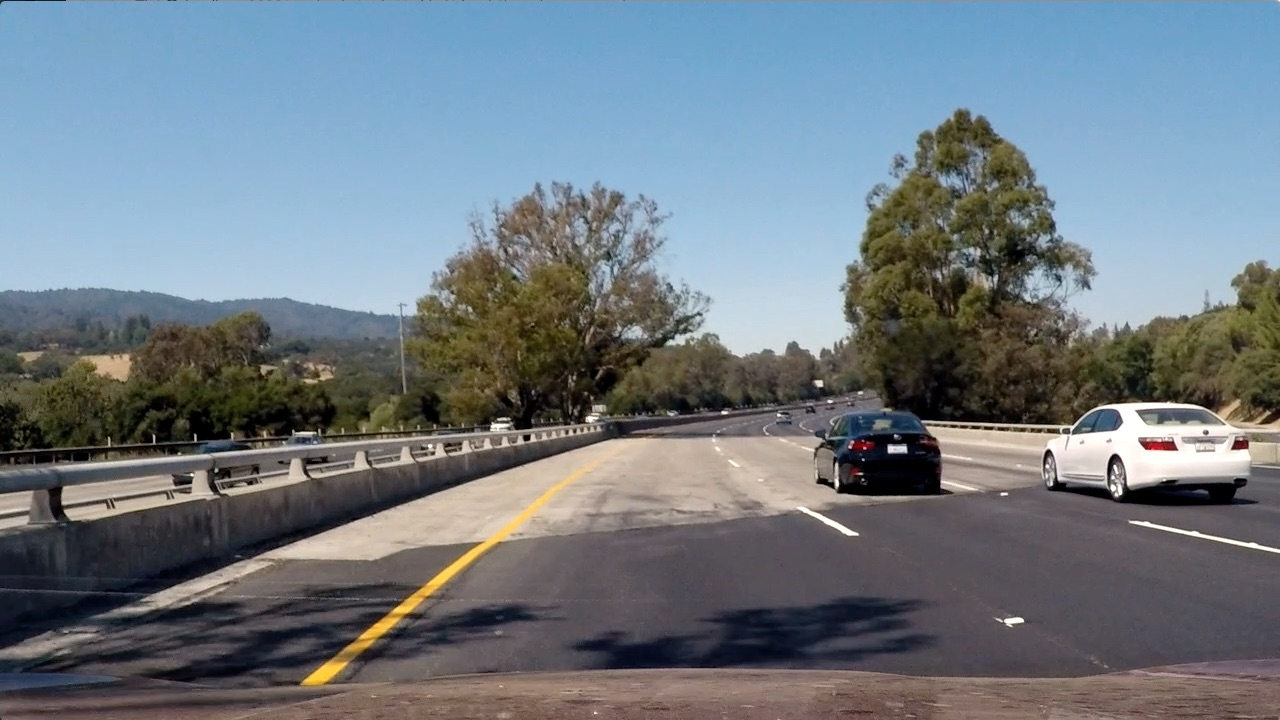
#> input picture self-driving-nano/projects/5-vehicle-detection/test_images/test4.jpg, 1280 x 720 px
$ jupyter execute --allow-errors p5-vehicle-detection-v2.ipynb   (shell and % lines are left out)   (older library calls are emulated)
#> lines starting #> are read from the running program, lines starting #| are printed output that depends on the picture; after the words box and inside, x2 and y2 are one past the last pixel; in counts of white or black regions, pixels touching at a corner belong together
### Udacity Self-Driving Car Engineer Nanodegree
# Project 5 &mdash; Vehicle Detection
---

## Overview

#### The goals and steps of this project are:

1. Perform a Histogram of Oriented Gradients (HOG) feature extraction on a labeled training set of images and train a classifier Linear SVM classifier
1. Optionally, you can also apply a color transform and append binned color features, as well as histograms of color, to your HOG feature vector.
  * Note: for those first two steps don't forget to normalize your features and randomize a selection for training and testing.
1. Implement a sliding-window technique and use your trained classifier to search for vehicles in images.
1. Run your pipeline on a video stream (start with the test_video.mp4 and later implement on full project_video.mp4) and create a heat map of recurring detections frame by frame to reject outliers and follow detected vehicles.
1. Estimate a bounding box for vehicles detected.

---

---

# Step 0 | Project Setup

## Imports

[cell 1]
from collections import deque
import cv2
import glob
from IPython.display import HTML
from ipywidgets import interact, interactive, fixed, interact_manual
import ipywidgets as widgets
from keras.models import Sequential
from keras.layers import Dense, Dropout, Convolution2D, Flatten, Input, Conv2D, MaxPooling2D, Lambda
from keras import optimizers
from keras.layers.normalization import BatchNormalization
from keras.models import Model
import matplotlib.image as mpimg
import matplotlib.pyplot as plt
from moviepy.editor import VideoFileClip
import numpy as np
import os
import pickle
from scipy.ndimage.measurements import label
import skimage
from skimage import data, color, exposure
from skimage.feature import hog
from skimage.transform import resize
import sklearn
from sklearn.model_selection import train_test_split
from sklearn.preprocessing import StandardScaler
from sklearn.svm import LinearSVC
import time

# Show plots in notebook

## Data Import & Pre-processing
Here we import the dataset which contains vehicle and non-vehicle images with a resolution of 64x64. We also examine it to make sure it matches our expections. Then split the data and add the appropriate labels.

[cell 2]
vehicles = glob.glob("data/vehicles/*/*.png")
non_vehicles = glob.glob("data/non-vehicles/*/*.png")

# Read X Vector
X = []
for file in vehicles:
    X.append(skimage.io.imread(file))
for file in non_vehicles:
    X.append(skimage.io.imread(file))
X = np.array(X)

# Generate Y Vector
y = np.concatenate([np.ones(len(vehicles)), np.zeros(len(non_vehicles))])

# Split train and validation dataset with 10%
rand = np.random.randint(0, 100)
#> (the rest of this cell did not finish here and is left out)

## Data Visualization &mdash; Preview Training Images & Labels
Here we do a quick spot check to make sure the images and labels match. 1 for vehicle, 0 for non-vehicle

[cell 3]
def previewImages(n):
    fig = plt.figure(figsize=(18, 10))
    for i in range(0, n):
        number = np.random.randint(0, len(X_train))
        axis = fig.add_subplot(4,10,i+1)
        axis.set_xlabel(int(Y_train[number]))
        plt.xticks(np.array([]))
        plt.yticks(np.array([]))
        axis.imshow(X_train[number])
    plt.show()

previewImages(40)
#> (the call stopped at in previewImages, `fig = plt.figure(figsize=(18, 10))`: IPython is not available in this run)

## Data Distribution
Here we check to make sure the data distribution is balanced.

[cell 4]
def showDistribution():
    _, training_counts = np.unique(y_train, return_counts = True)
    _, test_counts = np.unique(y_test, return_counts = True)
    plt.bar( np.arange( 2 ), training_counts,   color='#62E5B1', label='Training Data')
    plt.bar( np.arange( 2 ), test_counts,  color='#28A3D8', label='Testing Data')
    plt.xlabel('ClassID')
    plt.ylabel('Counts')
    plt.xlim([0, 1])
    plt.legend()
    plt.show()

#> (the rest of this cell did not finish here and is left out)

## Helper Functions
These are the functions used during the lecture exercises.

[cell 5]
# Define a function to return HOG features and visualization
# [37 lines left out: functions get_hog_features, bin_spatial, color_hist, not called in this run]

# Define a function to extract features from a list of image locations
# This function could also be used to call bin_spatial() and color_hist() (as in the lessons) to extract
# flattened spatial color features and color histogram features and combine them all (making use of StandardScaler)
# to be used together for classification
def extract_features(imgs, cspace='RGB', orient=9,
                        pix_per_cell=8, cell_per_block=2, hog_channel=0):
    # Create a list to append feature vectors to
    features = []
    # Iterate through the list of images
    for file in imgs:
        # Read in each one by one
        image = mpimg.imread(file)
        # apply color conversion if other than 'RGB'
        if cspace != 'RGB':
            if cspace == 'HSV':
                feature_image = cv2.cvtColor(image, cv2.COLOR_RGB2HSV)
            elif cspace == 'LUV':
                feature_image = cv2.cvtColor(image, cv2.COLOR_RGB2LUV)
            elif cspace == 'HLS':
                feature_image = cv2.cvtColor(image, cv2.COLOR_RGB2HLS)
            elif cspace == 'YUV':
                feature_image = cv2.cvtColor(image, cv2.COLOR_RGB2YUV)
            elif cspace == 'YCrCb':
                feature_image = cv2.cvtColor(image, cv2.COLOR_RGB2YCrCb)
        else: feature_image = np.copy(image)

        # Call get_hog_features() with vis=False, feature_vec=True
        if hog_channel == 'ALL':
            hog_features = []
            for channel in range(feature_image.shape[2]):
                hog_features.append(get_hog_features(feature_image[:,:,channel],
                                    orient, pix_per_cell, cell_per_block,
                                    vis=False, feature_vec=True))
            hog_features = np.ravel(hog_features)
        else:
            hog_features = get_hog_features(feature_image[:,:,hog_channel], orient,
                        pix_per_cell, cell_per_block, vis=False, feature_vec=True)
        # Append the new feature vector to the features list
        features.append(hog_features)
    # Return list of feature vectors
    return features

# Define a function that takes an image,
# start and stop positions in both x and y,
# window size (x and y dimensions),
# and overlap fraction (for both x and y)
# [130 lines left out: functions slide_window, draw_boxes, single_img_features, search_windows, not called in this run]

# Step 1 | Histogram of Oriented Gradients (HOG)
Perform a Histogram of Oriented Gradients (HOG) feature extraction on a labeled training set of images and train a classifier Linear SVM classifier

#> (a cell that did not finish here is left out)

# Step 2 |
Optionally, you can also apply a color transform and append binned color features, as well as histograms of color, to your HOG feature vector.
Note: for those first two steps don't forget to normalize your features and randomize a selection for training and testing.

[cell 7]
# Feature extraction parameters
colorspace = 'YUV' # Can be RGB, HSV, LUV, HLS, YUV, YCrCb
orient = 11
pix_per_cell = 16
cell_per_block = 2
hog_channel = 'ALL' # Can be 0, 1, 2, or "ALL"

t = time.time()

car_features = extract_features(vehicles, cspace=colorspace, orient=orient,
                        pix_per_cell=pix_per_cell, cell_per_block=cell_per_block,
                        hog_channel=hog_channel)
notcar_features = extract_features(non_vehicles, cspace=colorspace, orient=orient,
                        pix_per_cell=pix_per_cell, cell_per_block=cell_per_block,
                        hog_channel=hog_channel)

t2 = time.time()
print(round(t2-t, 2), 'Seconds to extract HOG features...')
# Create an array stack of feature vectors

[cell 8]
X = np.vstack((car_features, notcar_features)).astype(np.float64)

# Fit a per-column scaler - this will be necessary if combining different types of features (HOG + color_hist/bin_spatial)
#X_scaler = StandardScaler().fit(X)
# Apply the scaler to X
#scaled_X = X_scaler.transform(X)

# Define the labels vector
y = np.hstack((np.ones(len(car_features)), np.zeros(len(notcar_features))))


# Split up data into randomized training and test sets
rand_state = np.random.randint(0, 100)
#> (the rest of this cell did not finish here and is left out)

[cell 9]
# Use a linear SVC
svc = LinearSVC()
# Check the training time for the SVC
t = time.time()
#> (the rest of this cell did not finish here and is left out)

# Step 3 |
Implement a sliding-window technique and use your trained classifier to search for vehicles in images.

# Step 4 |
Run your pipeline on a video stream (start with the test_video.mp4 and later implement on full project_video.mp4) and create a heat map of recurring detections frame by frame to reject outliers and follow detected vehicles.

# Step 5 |
Estimate a bounding box for vehicles detected.

---
# Explorations
---

## CNN Approach

Create the all-convolutional network and add a flatten layer at the end for training

[cell 10]
def create_model(input_shape=(64,64,3)):
    model = Sequential()
    # Center and normalize our data
    model.add(Lambda(lambda x: x/127.5 - 1.,input_shape=input_shape, output_shape=input_shape))
    # 1st conv layer with 128 filter, 3x3 each, 50% dropout
    model.add(Convolution2D(128, 3, 3, activation='relu', name='conv1',input_shape=input_shape, border_mode="same"))
    model.add(Dropout(0.5))
    # 2nd conv layer with 128 filter, 3x3 each, 50% dropout
    model.add(Convolution2D(128, 3, 3, activation='relu', name='conv2',border_mode="same"))
    model.add(Dropout(0.5))
    # 3rd conv layer with 128 filter, 3x3 each, 8x8 pooling and dropout
    model.add(Convolution2D(128, 3, 3, activation='relu', name='conv3',border_mode="same"))
    model.add(MaxPooling2D(pool_size=(8,8)))
    model.add(Dropout(0.5))
    # This acts like a 128 neuron dense layer
    model.add(Convolution2D(128,8,8,activation="relu",name="dense1"))
    model.add(Dropout(0.5))
    # This is like a 1 neuron dense layer with tanh [-1, 1]
    model.add(Convolution2D(1,1,1,name="dense2", activation="tanh"))

    return model

#> (the rest of this cell did not finish here and is left out)

Train the network using the dataset, ONLY DO THIS ONCE

[cell 11]
# Plot the results of the training
# [17 lines left out: function plot_results, not called in this run]

#> (the rest of this cell did not finish here and is left out)

Load the weights from the trained network

#> (a cell that did not finish here is left out)

Initialize the weights for the network and try it on a sample image

#> (a cell that did not finish here is left out)

We load a sample image to test our neural network on

[cell 14]
# Load a specific sample image
img = skimage.io.imread('./test_images/test4.jpg')
#> img is the input picture: shape (720, 1280, 3); mean R, G, B 112.2, 122.7, 130.9

# Display it
#> (the rest of this cell did not finish here and is left out)

Search for cars in the image using the neural network, create bounding boxes for each hit

[cell 15]
# [9 lines left out: function draw_boxes, not called in this run]

def search_cars(img):
    # We crop the image to 440-660px in the vertical direction
    cropped = img[400:660, 0:1280]
    heat = heatmodel.predict(cropped.reshape(1,cropped.shape[0],cropped.shape[1],cropped.shape[2]))
    # This finds us rectangles that are interesting
    xx, yy = np.meshgrid(np.arange(heat.shape[2]),np.arange(heat.shape[1]))
    x = (xx[heat[0,:,:,0]>0.9999999])
    y = (yy[heat[0,:,:,0]>0.9999999])
    hot_windows = []
    # We save those rects in a list
    for i,j in zip(x,y):
        hot_windows.append(((i*8,400 + j*8), (i*8+64,400 +j*8+64)))
    return hot_windows

# Init a version of our network with another resolution without the flatten layer
#> (the rest of this cell did not finish here and is left out)

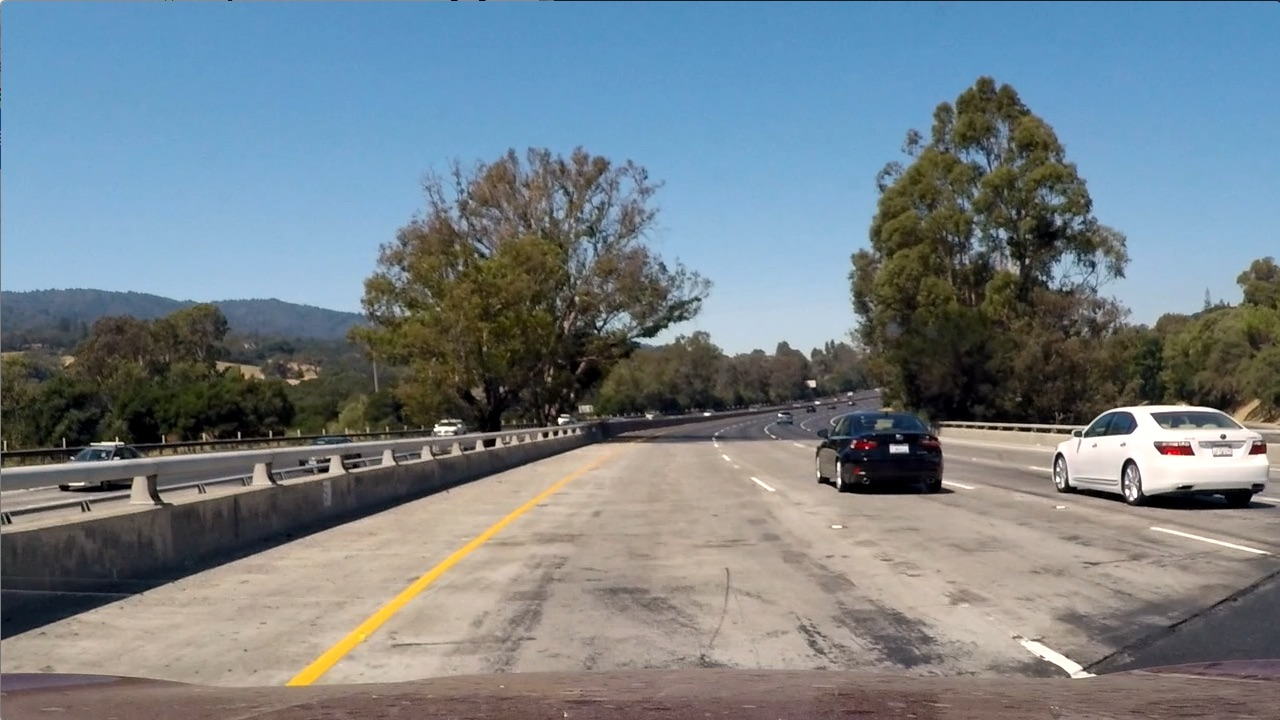
#> input picture self-driving-nano/projects/5-vehicle-detection/test_images/test1.jpg, 1280 x 720 px
#> further down, img is the input picture: shape (720, 1280, 3); mean R, G, B 117.5, 128.7, 135.5
# Load the weights
heatmodel.load_weights('./dataset/model.h5')

# Search for our windows
hot_windows = search_cars(img)

# Draw the found boxes on the test image
window_img = draw_boxes(img, hot_windows, (0, 255, 0), 6)

# Show the image with the windows on top
fig = plt.figure(figsize=(12,20))
plt.imshow(window_img)

Create a heatmap out of the found bounding boxes, threshold it and find the final bounding boxes

[cell 16]
# [29 lines left out: functions add_heat, apply_threshold, draw_labeled_bboxes, not called in this run]

# Create image for the heat similar to one shown above
heat = np.zeros_like(img[:,:,0]).astype(np.float)

# Add heat to each box in box list
#> (the rest of this cell did not finish here and is left out)

This pipeline identifies the area inside two lanes and draws a blue polygon on top of it

[cell 17]
# Define the source points
src_points = np.float32([[0 , 720],
                         [1280 , 720],
                         [750 , 470],
                         [530 , 470]])

# Define the destination points
dst_points = np.float32([[320 , 720],
                         [960 , 720],
                         [960 , 0],
                         [320 , 0]])
# Storing our averages
prev_frames = []
prev_curvatures = []
prev_car_off = []

def region_of_interest(img,vertices):
    #defining a blank mask to start with
    mask = np.zeros_like(img)

    #defining a 3 channel or 1 channel color to fill the mask with depending on the input image
    if len(img.shape) > 2:
        channel_count = img.shape[2]  # i.e. 3 or 4 depending on your image
        ignore_mask_color = (255,) * channel_count
    else:
        ignore_mask_color = 255

    #filling pixels inside the polygon defined by "vertices" with the fill color
    cv2.fillPoly(mask, vertices, ignore_mask_color)
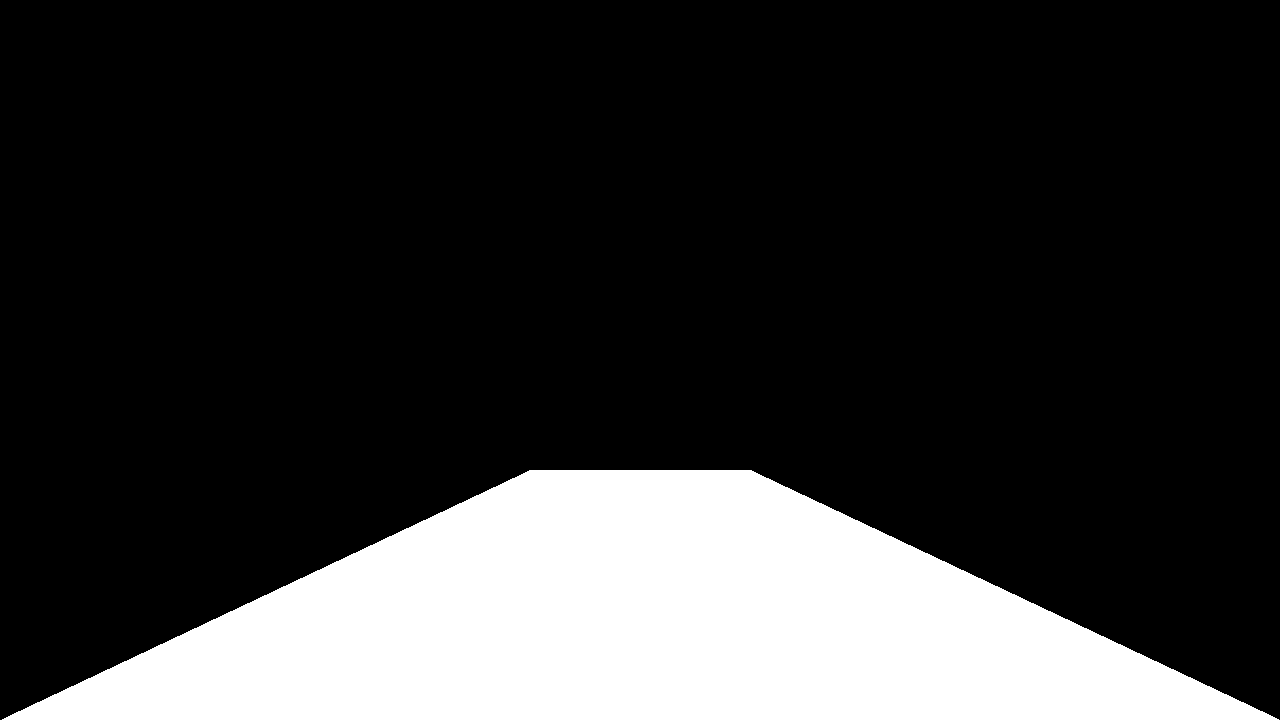
#> mask: shape (720, 1280, 3); 20.3% white; 1 white region, box (x1, y1, x2, y2) and area: (2, 470, 1279, 720) 187529

    #returning the image only where mask pixels are nonzero
    masked_image = cv2.bitwise_and(img, mask)
    return masked_image

def applyTransformation(img):
    # Given src and dst points, calculate the perspective transform matrix
    M = cv2.getPerspectiveTransform(src_points, dst_points)

    # Warp the image using OpenCV warpPerspective()
    transformed = cv2.warpPerspective(img, M, (img.shape[1], img.shape[0]))

    # Return transformed image
    return transformed

def abs_sobel_thresh(img, orient='x', thresh_min=0, thresh_max=255):
    # Apply x or y gradient with the OpenCV Sobel() function
    # and take the absolute value
#> called with orient = 'x', thresh_min = 20, thresh_max = 200
    if orient == 'x':
        abs_sobel = np.absolute(cv2.Sobel(img, cv2.CV_64F, 1, 0, ksize=3))
    if orient == 'y':
        abs_sobel = np.absolute(cv2.Sobel(img, cv2.CV_64F, 0, 1, ksize=3))
    # Rescale back to 8 bit integer
    scaled_sobel = np.uint8(255*abs_sobel/np.max(abs_sobel))
    # Create a copy and apply the threshold
    binary_output = np.zeros_like(scaled_sobel)
    # Here I'm using inclusive (>=, <=) thresholds, but exclusive is ok too
    binary_output[(scaled_sobel >= thresh_min) & (scaled_sobel <= thresh_max)] = 1

    # Return the result
    return binary_output

def mag_thresh(img, thresh_min=0, thresh_max=255):
    # Take both Sobel x and y gradients
#> called with thresh_min = 80, thresh_max = 200
    sobelx = cv2.Sobel(img, cv2.CV_64F, 1, 0, ksize=9)
    sobely = cv2.Sobel(img, cv2.CV_64F, 0, 1, ksize=9)
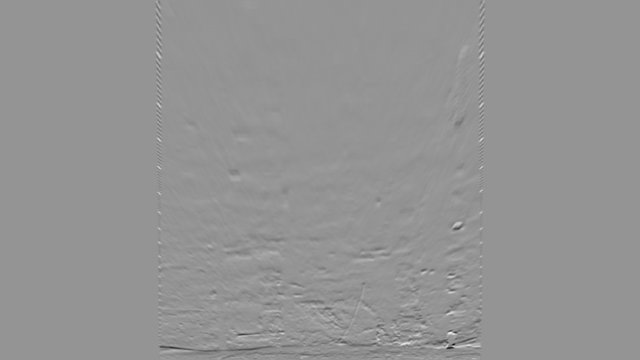
#> sobely: shape (720, 1280) float64 (shown at 1/2 size); min -1099501, max 790611, mean -1779.6; drawn with min black and max white
    # Calculate the gradient magnitude
    gradmag = np.sqrt(sobelx**2 + sobely**2)
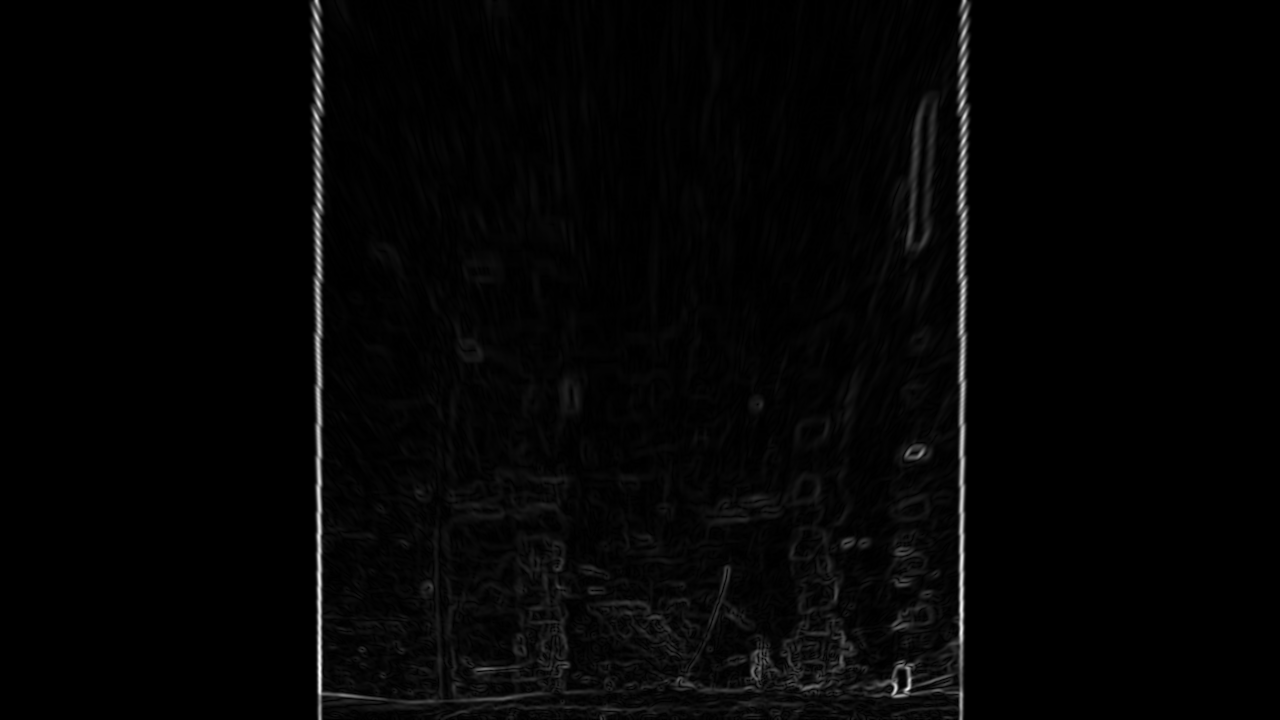
#> gradmag: shape (720, 1280) float64; min 0, max 1564878.1, mean 28173.4; drawn with min black and max white
    # Rescale to 8 bit
    scale_factor = np.max(gradmag)/255
#> scale_factor = 6136.8
    gradmag = (gradmag/scale_factor).astype(np.uint8)
#> (the rest of the program and of its run is left out)
